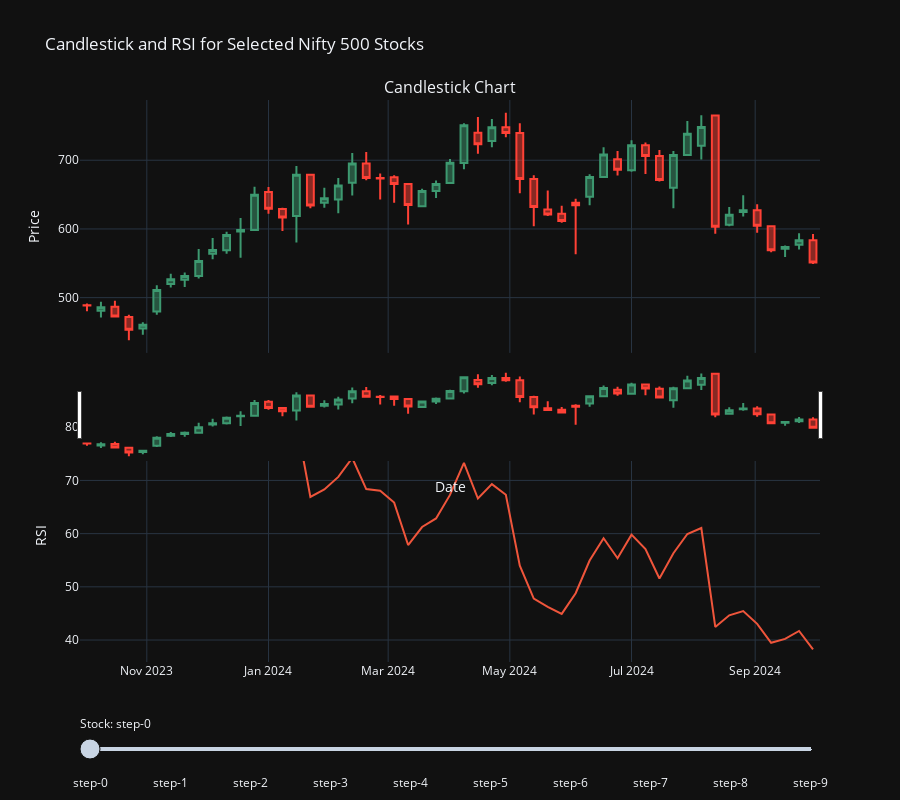

The notebook cell saved with this chart:
### Code cell
import yfinance as yf
import pandas_ta as ta
import plotly.graph_objs as go
from plotly.subplots import make_subplots

# Parameters
rsi_period = 14
rsi_threshold = 40

# Interactive multi-stock plot function
def plot_multi_stock_with_rsi(tickers, rsi_period):
    fig = make_subplots(
        rows=2, cols=1, shared_xaxes=True,
        vertical_spacing=0.1,
        subplot_titles=("Candlestick Chart", "RSI")
    )

    # For each ticker, add a trace for OHLC and RSI, and add it to the figure
    for i, ticker in enumerate(tickers):
        # Fetch data
        stock_data = yf.download(ticker, period="1y", interval="1wk")
        stock_data['RSI'] = ta.rsi(stock_data['Close'], length=rsi_period)

        # Candlestick trace
        fig.add_trace(
            go.Candlestick(
                x=stock_data.index,
                open=stock_data['Open'],
                high=stock_data['High'],
                low=stock_data['Low'],
                close=stock_data['Close'],
                name=f"{ticker} Candlestick",
                visible=(i == 0)  # Show only the first stock initially
            ),
            row=1, col=1
        )

        # RSI trace
        fig.add_trace(
            go.Scatter(
                x=stock_data.index,
                y=stock_data['RSI'],
                mode="lines",
                name=f"{ticker} RSI",
                visible=(i == 0)
            ),
            row=2, col=1
        )

    # Configure slider steps to toggle between stocks
    steps = []
    for i, ticker in enumerate(tickers):
        step = dict(
            method="update",
            args=[
                {"visible": [False] * (2 * len(tickers))},
                {"title": f"{ticker} Candlestick and RSI"}
            ],
        )
        step["args"][0]["visible"][2 * i] = True  # Show candlestick of ticker
        step["args"][0]["visible"][2 * i + 1] = True  # Show RSI of ticker
        steps.append(step)

    # Create slider
    sliders = [dict(
        active=0,
        currentvalue={"prefix": "Stock: "},
        pad={"t": 50},
        steps=steps
    )]

    # Update figure layout
    fig.update_layout(
        sliders=sliders,
        title=f"Candlestick and RSI for Selected Nifty 500 Stocks",
        xaxis_title="Date",
        yaxis_title="Price",
        yaxis2_title="RSI",
        height=800
    )
    fig.update_yaxes(title_text="RSI", row=2, col=1)
    fig.update_layout(template="plotly_dark", showlegend=False)

    # Display the plot in full-screen mode
    fig.show(config={'displayModeBar': True, 'scrollZoom': True})

# Call the function with the list of low RSI stocks
plot_multi_stock_with_rsi(low_rsi_stocks[:10], rsi_period)  # Using the first 10 stocks for demo
